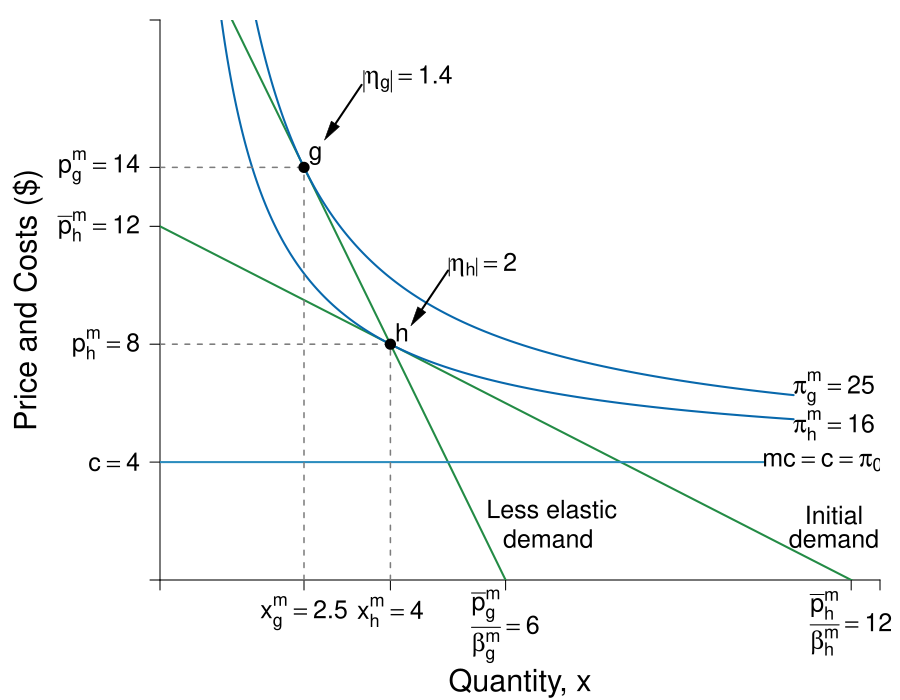

Write the R code that produced this figure.
#Graph Designer: Simon Halliday
#Authors: Bowles and Halliday
#Title: Coordination, Conflict and Competition: A Text in Microeconomics

require(shape)
library(pBrackets)
pdf(file = "firmmarketsupply/monopoly_elasticity_markup.pdf", width = 9, height = 7)

#Set parameters for graphics
axislabelsize <- 1.8
labelsize <- 1.5
namesize <- 1.8
annotatesize <- 1.5
graphlinewidth <- 2
segmentlinewidth <- 1.5

COL <- c("#7fc97f", "#beaed4", "#fdc086", "#ffff99", "#386cb0", "#f0027f", "#bf5b17", "#666666")
COLA <- c("#e0f3db", "#99d8c9","#66c2a4","#41ae76", "#238b45", "#005824")
COLB <- c("#c6dbef", "#4eb3d3", "#2b8cbe", "#0868ac","#084081")
grays <- gray.colors(25, start = 1, end = 0)
CBCols <- c("#009E73","#0072B2","#E69F00","#CC79A7", "#F0E442")

#Edited the margins to cater for the larger LHS labels
par(mar =  c(6, 8, 1, 1))

AvgRevenue <- function(x, pbar = 12, xbar = 12){
  pbar - (pbar/xbar)*x
}

MRevenue <- function(x, pbar = 12, xbar = 12){
  pbar - 2*(pbar/xbar)*x
}

AvgCost <- function(x, c0 = 0, c1 = 4){
  c0/x + c1
}

# From CORE
IsoProf <- function(x, k = 0, c0 = 0, c1 = 4){
  AvgCost(x) + k/x
}

Elasticity <- function(x, p = 2, pbar = 12, xbar = 12){
  (xbar/pbar)*(p/x)
}


xlims <- c(0, 12.5)
ylims <- c(0, 19)

npts <- 501 
x <- seq(xlims[1], xlims[2], length.out = npts)
y <- seq(ylims[1], ylims[2], length.out = npts) 
a <- c(13, 16.75, 19.25)

plot(0, 0, xlim = xlims, ylim = ylims, type = "n",
     xlab = expression(paste("")),
     ylab = expression(paste("")), 
     xaxt = "n", 
     yaxt = "n", 
     cex.lab = axislabelsize, 
     bty = "n",
     xaxs = "i", 
     yaxs = "i")


ticksy <- c(0, 4, AvgRevenue(x = 4), 12, 14, ylims[2])
ylabels <- c(NA, expression(paste(c == 4)), expression(paste(p[h]^{m} == 8)), expression(paste(bar(p)[h]^m == 12)), expression(paste(p[g]^{m} == 14)), NA)
ticksx <- c(0, 2.5, 4, 6, 12, xlims[2])
xlabels <- c(NA,  expression(paste(x[g]^{m} == 2.5)), expression(paste(x[h]^{m} == 4)), expression(paste(frac(bar(p)[g]^m,beta[g]^m) == 6)), expression(paste(frac(bar(p)[h]^m,beta[h]^m) == 12)), NA)

axis(1, at = ticksx, pos = 0, labels = FALSE)
text(x = c(0, 2.5, 4, 6, 12, xlims[2]), par("usr")[3] - 0.4, labels = xlabels, srt = 0, pos = 1, xpd = TRUE, cex = labelsize)
axis(2, at = ticksy, pos = 0, labels = ylabels, las = 1, cex.axis = labelsize)

npts <- 500 
xx1 <- seq(xlims[1], xlims[2], length.out = npts)
xx2 <- seq(xlims[1], xlims[2] - 1.5, length.out = npts)
xx3 <- seq(2, 6, length.out = npts)

lines(xx1, AvgRevenue(xx1, pbar = 12, xbar = 12), col = COLA[5], lwd = graphlinewidth)
#lines(xx1, AvgRevenue(xx1, pbar = 18, xbar = 7.2), col = COLA[5], lwd = graphlinewidth)
lines(xx1, AvgRevenue(xx1, pbar = 24, xbar = 6), col = COLA[5], lwd = graphlinewidth)
#lines(xx1, MRevenue(xx1, pbar = 12, xbar = 12), col = COLA[4], lwd = graphlinewidth)
#lines(xx1, MRevenue(xx1, pbar = 18, xbar = 7.2), col = COLA[4], lwd = graphlinewidth)
#lines(xx1, MRevenue(xx1, pbar = 24, xbar = 6), col = COLA[4], lwd = graphlinewidth)
lines(xx2, IsoProf(xx2, k = 16), col = COLB[4], lwd = graphlinewidth)
#lines(xx2, IsoProf(xx2, k = 19.6), col = COLB[4], lwd = graphlinewidth)
lines(xx2, IsoProf(xx2, k = 25), col = COLB[4], lwd = graphlinewidth)


# Iso Prof --- Too high/too low
#lines(xx2, IsoProf(xx2, k = 8), col = COLB[4], lwd = graphlinewidth)
#lines(xx2, IsoProf(xx2, k = 20), col = COLB[4], lwd = graphlinewidth)

#Label the axes
text(0.5*(xlims[2]), -3.5, expression(paste("Quantity, ", x)), xpd = TRUE, cex = axislabelsize) 
#text(0.5*(xlims[2]), -1.8, expression(paste("Quantity of output, ", x)), xpd = TRUE, cex = axislabelsize) 
text(-2.3, 0.5*ylims[2], expression(paste("Price and costs ($)")), xpd = TRUE, cex = axislabelsize, srt = 90) 


#Costs
segments(0, 4, xlims[2] - 2, 4, lty = 1, col = COLB[3] , lwd = graphlinewidth)

#Label curves
#text(xlims[2] - 1, 7, expression(paste("Isoprofit \n curves")), cex = labelsize)

text(11.5, 4, expression(paste(mc == c, phantom() == pi[0])), cex = annotatesize)
text(11.7, 2.2, expression(paste("Initial")), cex = annotatesize)
text(11.7, 1.4, expression(paste("demand")), cex = annotatesize)

text(6.8, 2.4, expression(paste("Less elastic")), cex = annotatesize)
text(6.8, 1.4, expression(paste("demand ")), cex = annotatesize)

#text(4, 14, expression(paste("Less elastic")), cex = annotatesize)
#text(4, 13, expression(paste("demand ")), cex = annotatesize)


#text(4.5, 18.5, expression(paste("Less elastic demand")), cex = annotatesize, xpd = TRUE)
#Arrows(2.5, 18.5, 1.6, 18.5, col = "black", lty = 1, lwd = 2, arr.type = "triangle", arr.lwd = 0.5)

#text(6.7, 2.2, expression(paste(mr(x) == bar(p) - 2*beta*x)), cex = labelsize)

# brackets(x1 = 4 - 0.2, y1 = 4 + 0.1, 
#          x2 = 4 - 0.2, y2 = AvgRevenue(x = 4) - 0.1,  
#          ticks = 0.5, curvature = 0.5, type = 1, 
#          col = "black", lwd = 2, lty = 1, xpd = TRUE)
# text(2, 6.3, expression(paste("Markup")), xpd = TRUE, cex = annotatesize)
# text(2, 5.7, expression(paste(phantom() == p - c)), xpd = TRUE, cex = annotatesize)

# text(xlims[2] - 1, 5.8, expression(paste(pi[3])), cex = labelsize)
# text(xlims[2] - 1, 5.25, expression(paste(pi[2])), cex = labelsize)
# text(xlims[2] - 1, 4.7, expression(paste(pi[1])), cex = labelsize)
# text(xlims[2] - 1, 4, expression(paste(pi[0])), cex = labelsize)

#Draw segments for total costs
segments(0, AvgRevenue(x = 4), 4, AvgRevenue(x = 4), lty = 2, col = grays[20] , lwd = segmentlinewidth)
segments(4, 0, 4, AvgRevenue(x = 4), lty = 2, col = grays[20] , lwd = segmentlinewidth)


# segments(0, AvgRevenue(x = 2.8, pbar = 18, xbar = 7.2), 2.8, AvgRevenue(x = 2.8, pbar = 18, xbar = 7.2), lty = 2, col = grays[20] , lwd = segmentlinewidth)
# segments(2.8, 0, 2.8, AvgRevenue(x = 2.8, pbar = 18, xbar = 7.2), lty = 2, col = grays[20] , lwd = segmentlinewidth)


segments(0, AvgRevenue(x = 2.5, pbar = 24, xbar = 6), 2.5, AvgRevenue(x = 2.5, pbar = 24, xbar = 6), lty = 2, col = grays[20] , lwd = segmentlinewidth)
segments(2.5, 0, 2.5, AvgRevenue(x = 2.5, pbar = 24, xbar = 6), lty = 2, col = grays[20] , lwd = segmentlinewidth)



#Label Points for comparison
# points(4, MRevenue(x = 4), pch = 16, col = "black", cex = 1.5)
# text(3.8, MRevenue(x = 4) - 0.4, expression(i), cex = labelsize)


points(4, AvgRevenue(x = 4), pch = 16, col = "black", cex = 1.5)
text(4.2, AvgRevenue(x = 4) + 0.4, expression(h), cex = labelsize)

# points(2.8, AvgRevenue(x = 2.8, pbar = 18, xbar = 7.2), pch = 16, col = "black", cex = 1.5)
# text(2.8 + 0.2, AvgRevenue(x = 2.8, pbar = 18, xbar = 7.2) + 0.4, expression(g), cex = labelsize)

points(2.5, AvgRevenue(x = 2.5, pbar = 24, xbar = 6), pch = 16, col = "black", cex = 1.5)
text(2.5 + 0.2, AvgRevenue(x = 2.5, pbar = 24, xbar = 6) + 0.4, expression(g), cex = labelsize)

text(xlims[2] - 0.8, 6.5, expression(paste(pi[g]^m == 25)), cex = labelsize)
text(xlims[2] - 0.8, 5.25, expression(paste(pi[h]^m) == 16), cex = labelsize)
#text(xlims[2] - 1, 4.7, expression(paste(pi[1])), cex = labelsize)
#text(xlims[2] - 1, 4, expression(paste(pi[0])), cex = labelsize)

#(xbar/pbar)*(p/x)
#text(5.1, 17, expression(paste(abs(eta[g]) == frac(6,24)*bgroup("(",frac(14,2.5), ")"), phantom() == 1.4)), cex = labelsize)
text(4.3, 17, expression(paste(abs(eta[g]) == 1.4)), cex = labelsize)
Arrows(3.5, 16.8, 2.95, 15.2, col = "black", lty = 1, lwd = 2, arr.type = "triangle", arr.lwd = 0.5)

#text(6.3, 10.7, expression(paste(abs(eta[h]) == frac(12,12)*bgroup("(",frac(8,4), ")"), phantom() == 2)), cex = labelsize)
text(5.6, 10.7, expression(paste(abs(eta[h]) ==  2)), cex = labelsize)
Arrows(5, 10.5, 4.45, 8.9, col = "black", lty = 1, lwd = 2, arr.type = "triangle", arr.lwd = 0.5)

dev.off()
